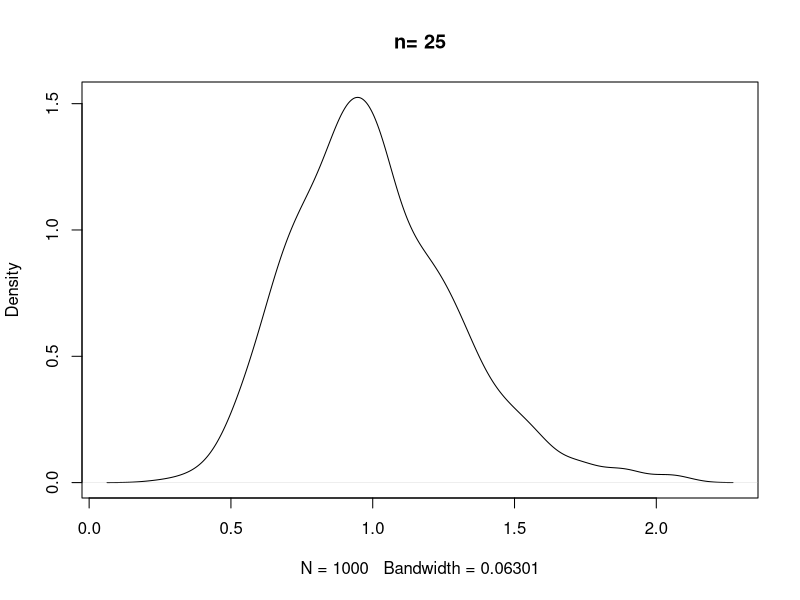
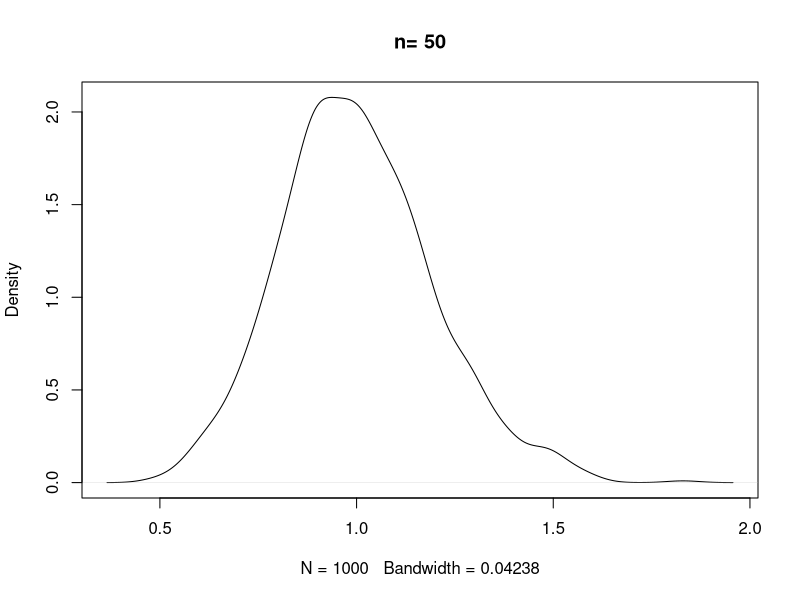
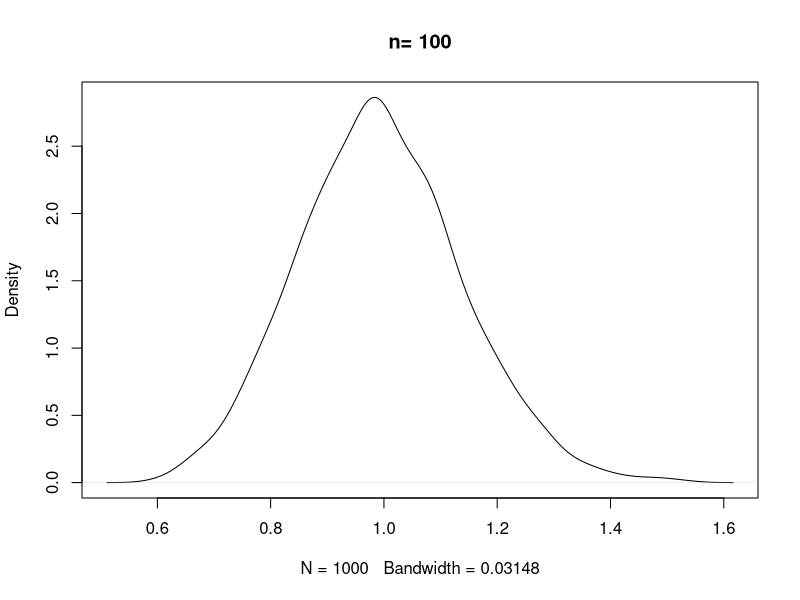

Write the R code that produced these figures, in order.
## ---- chunk 1
knitr::opts_chunk$set(echo = TRUE)
## ---- chunk 2
xx <- rnorm(1000000, 1, 1)

for (size in c(25, 50, 100)) {
  sampvar <- NULL
  for (i in 1:1000) {
    sampvar <- c(sampvar, var(sample(xx, size, replace = T)))
  }
  plot(density(sampvar), main = paste("n=", size))
}
